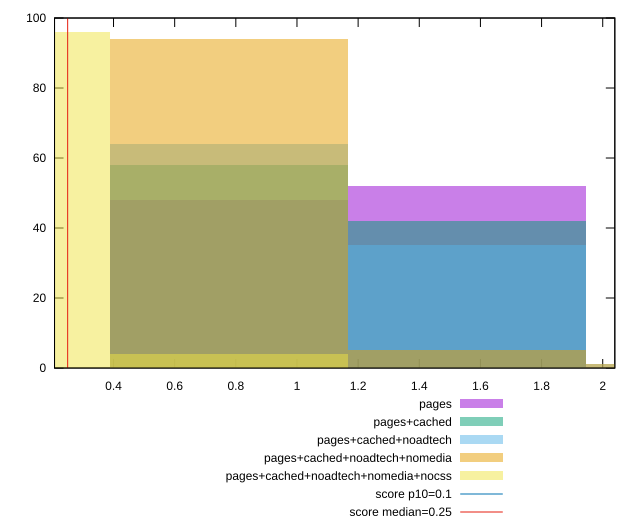

This chart was generated by the following gnuplot code:
reset

$pages <<EOF
1.5558600748480529 52
0.7779300374240264 48
EOF

$pagesCached <<EOF
1.5558600748480529 42
0.7779300374240264 58
EOF

$pagesCachedNoadtech <<EOF
0.7779300374240264 64
1.5558600748480529 35
2.333790112272079 1
EOF

$pagesCachedNoadtechNomedia <<EOF
0.7779300374240264 94
1.5558600748480529 5
2.333790112272079 1
EOF

$pagesCachedNoadtechNomediaNocss <<EOF
0 96
0.7779300374240264 4
EOF

set key outside below
set boxwidth 0.7779300374240264
set xrange [0.20706671820746528:2.0395882941351995]
set yrange [0:100]
set trange [0:100]
set style fill transparent solid 0.5 noborder

set parametric
set terminal svg size 640, 530 enhanced background rgb 'white'
set output "report_00025_2021-02-22T21:38:55.199Z/cumulative-layout-shift/comparison/histogram/all_raw.svg"

plot $pages title "pages" with boxes, \
     $pagesCached title "pages+cached" with boxes, \
     $pagesCachedNoadtech title "pages+cached+noadtech" with boxes, \
     $pagesCachedNoadtechNomedia title "pages+cached+noadtech+nomedia" with boxes, \
     $pagesCachedNoadtechNomediaNocss title "pages+cached+noadtech+nomedia+nocss" with boxes, \
     0.1,t title "score p10=0.1", \
     0.25,t title "score median=0.25"

reset
